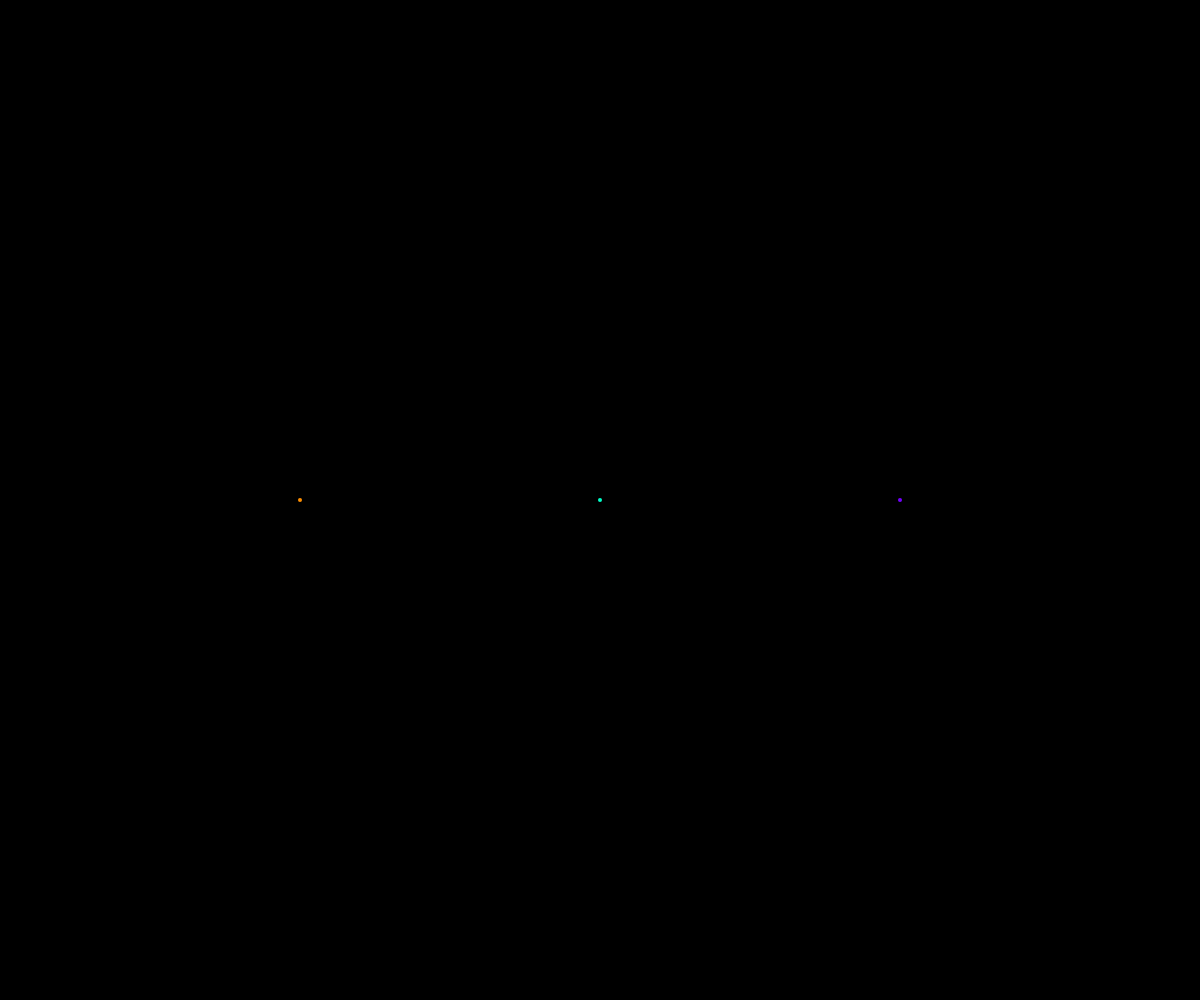
Frame 1 (no input)
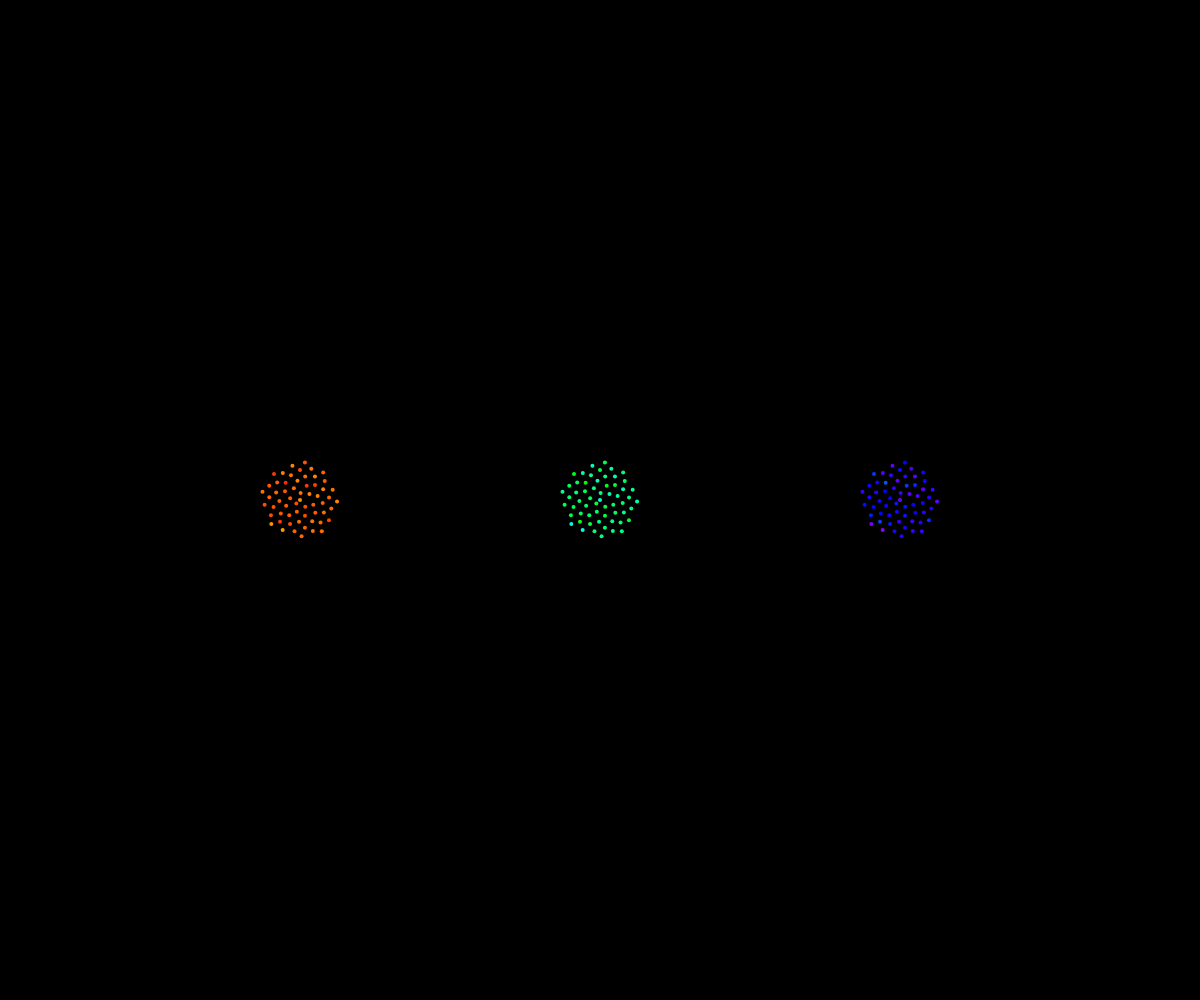
Frame 60 (no input)
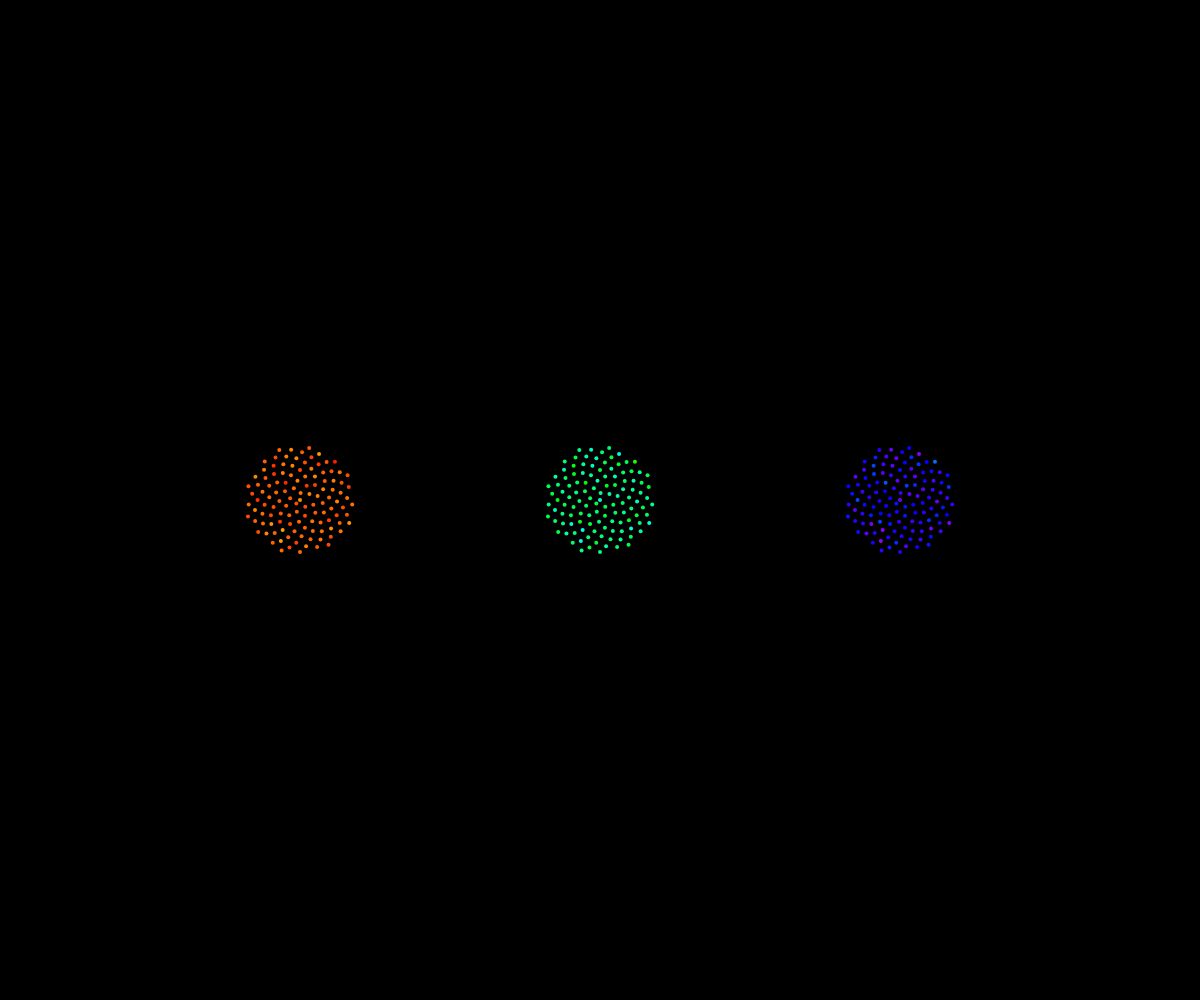
Frame 120 (the mouse pressed at the canvas centre since frame 60)

The p5.js sketch that drew these frames (run headless with seeded random() and noise() and a simulated clock; from frame 60 on, the mouse is pressed at the canvas centre):

// p5.js sketch
// ── sketch.js
/**
 * Ideas:
 * a flower, purple, factral spiraling out from centre
 * rotation...
 */

var n1 = 0;
var c1 = 5;

var n2 = 0;
var c2 = 5;

var n3 = 0;
var c3 = 5;

function setup() {
  createCanvas(windowWidth, windowHeight);
  background(0);
  colorMode(HSB);
}

function draw() {
  // GREEN
  translate(width/2, height/2);

  var a1 = n1 * radians(137.5);
  var r1 = c1 * sqrt(n1);

  var x1 = r1 * cos(a1);
  var y1 = r1 * sin(a1);

  noStroke();
  var colour = noise(x1, y1);
  colour = map(colour, 0, 1, 100, 200);
  fill(colour, 100, 200);
  ellipse(x1, y1, 4);

  n1 += 1;

  // BLUE
  translate(300, 0);

  var a2 = n2 * radians(137.5);
  var r2 = c2 * sqrt(n2);

  var x2 = r2 * cos(a2);
  var y2 = r2 * sin(a2);

  noStroke();
  var colour = noise(x2, y2);
  colour = map(colour, 0, 1, 200, 300);
  fill(colour, 100, 200);
  ellipse(x2, y2, 4);

  n2 += 1;


  // RED
  translate(-600, 0);

  var a3 = n3 * radians(137.5);
  var r3 = c3 * sqrt(n3);

  var x3 = r3 * cos(a3);
  var y3 = r3 * sin(a3);

  noStroke();
  var colour = noise(x3, y3);
  colour = map(colour, 0, 1, 0, 50);
  fill(colour, 100, 200);
  ellipse(x3, y3, 4);

  n3 += 1;
}
